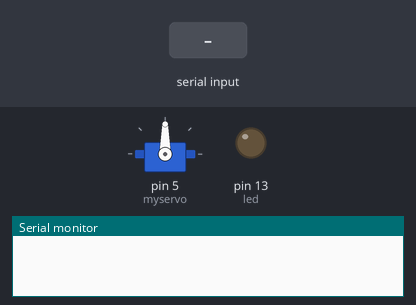
The sketch below on a simulated Arduino Uno, built with avr-gcc and run on an emulated ATmega328P. On the bench: servo, output pins drawn as LEDs (lit = HIGH), the last lines printed to the serial monitor. Inputs (shaded band) come from the test bench.

Above: at 1.2 s.
1.3 s: "1" received over Serial
At 2.3 s:
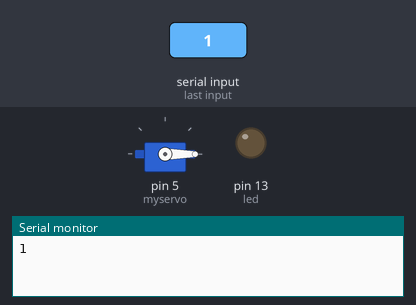
Timing chart, 0 to 5.8 s (numbered marks = the images above; inputs shaded):
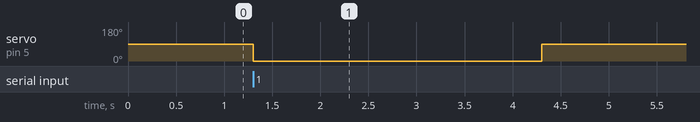

Measured:
- after the input at 1.3 s, servo on pin 5 (myservo): 90° → 0° at once, → 90° 3.0 s later

The sketch:

uart.ino
```cpp
#include <Servo.h>
#include <SoftwareSerial.h>
#include <TimerOne.h>
#include <Adafruit_Fingerprint.h>
int led = 13; //Chân led
Servo myservo;
SoftwareSerial mySerial(2, 3);
void setup()
{
  pinMode(led, OUTPUT); //Định nghĩa chân led là OUTPUT
  Serial.begin(9600); //Set Baudrate của Serial
  mySerial.begin(9600);
  myservo.attach(5);
  myservo.write(90);
}

void loop()
{
  if(Serial.available() > 0) //Nếu có tín hiệu gửi đến Serial
  {
    char ledState = Serial.read(); //Đọc giá trị gửi
    if(ledState == '1') //Nếu gửi '1'
    {
      Serial.println(ledState);
      myservo.write(0);
      delay(3000);
      myservo.write(90);
      ledState = 0;
    }
  }
  delay(10); //Ngưng 10ms
}
```
